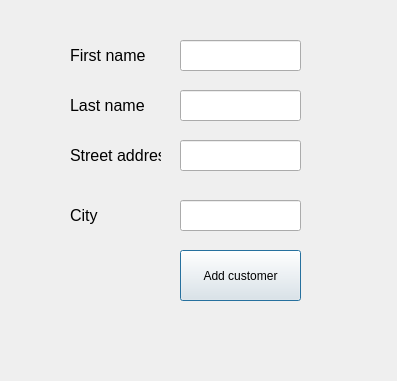
<?xml version="1.0" encoding="UTF-8"?>
<ui version="4.0">
 <class>addcustomermenu</class>
 <widget class="QDialog" name="addcustomermenu">
  <property name="geometry">
   <rect>
    <x>0</x>
    <y>0</y>
    <width>397</width>
    <height>381</height>
   </rect>
  </property>
  <property name="windowTitle">
   <string>Dialog</string>
  </property>
  <widget class="QLabel" name="label">
   <property name="geometry">
    <rect>
     <x>70</x>
     <y>40</y>
     <width>91</width>
     <height>31</height>
    </rect>
   </property>
   <property name="font">
    <font>
     <pointsize>12</pointsize>
    </font>
   </property>
   <property name="text">
    <string>First name</string>
   </property>
  </widget>
  <widget class="QLineEdit" name="textFirstName">
   <property name="geometry">
    <rect>
     <x>180</x>
     <y>40</y>
     <width>121</width>
     <height>31</height>
    </rect>
   </property>
  </widget>
  <widget class="QLineEdit" name="textLastName">
   <property name="geometry">
    <rect>
     <x>180</x>
     <y>90</y>
     <width>121</width>
     <height>31</height>
    </rect>
   </property>
  </widget>
  <widget class="QLabel" name="label_2">
   <property name="geometry">
    <rect>
     <x>70</x>
     <y>90</y>
     <width>91</width>
     <height>31</height>
    </rect>
   </property>
   <property name="font">
    <font>
     <pointsize>12</pointsize>
    </font>
   </property>
   <property name="text">
    <string>Last name</string>
   </property>
  </widget>
  <widget class="QLineEdit" name="textStreetAddress">
   <property name="geometry">
    <rect>
     <x>180</x>
     <y>140</y>
     <width>121</width>
     <height>31</height>
    </rect>
   </property>
  </widget>
  <widget class="QLabel" name="label_3">
   <property name="geometry">
    <rect>
     <x>70</x>
     <y>140</y>
     <width>91</width>
     <height>31</height>
    </rect>
   </property>
   <property name="font">
    <font>
     <pointsize>12</pointsize>
    </font>
   </property>
   <property name="text">
    <string>Street address</string>
   </property>
  </widget>
  <widget class="QLineEdit" name="textCity">
   <property name="geometry">
    <rect>
     <x>180</x>
     <y>200</y>
     <width>121</width>
     <height>31</height>
    </rect>
   </property>
  </widget>
  <widget class="QLabel" name="label_4">
   <property name="geometry">
    <rect>
     <x>70</x>
     <y>200</y>
     <width>91</width>
     <height>31</height>
    </rect>
   </property>
   <property name="font">
    <font>
     <pointsize>12</pointsize>
    </font>
   </property>
   <property name="text">
    <string>City</string>
   </property>
  </widget>
  <widget class="QPushButton" name="btnSendCustomerData">
   <property name="geometry">
    <rect>
     <x>180</x>
     <y>250</y>
     <width>121</width>
     <height>51</height>
    </rect>
   </property>
   <property name="text">
    <string>Add customer</string>
   </property>
  </widget>
  <widget class="QLabel" name="labelInfo">
   <property name="geometry">
    <rect>
     <x>80</x>
     <y>310</y>
     <width>221</width>
     <height>31</height>
    </rect>
   </property>
   <property name="font">
    <font>
     <pointsize>12</pointsize>
    </font>
   </property>
   <property name="text">
    <string/>
   </property>
  </widget>
 </widget>
 <resources/>
 <connections/>
</ui>
